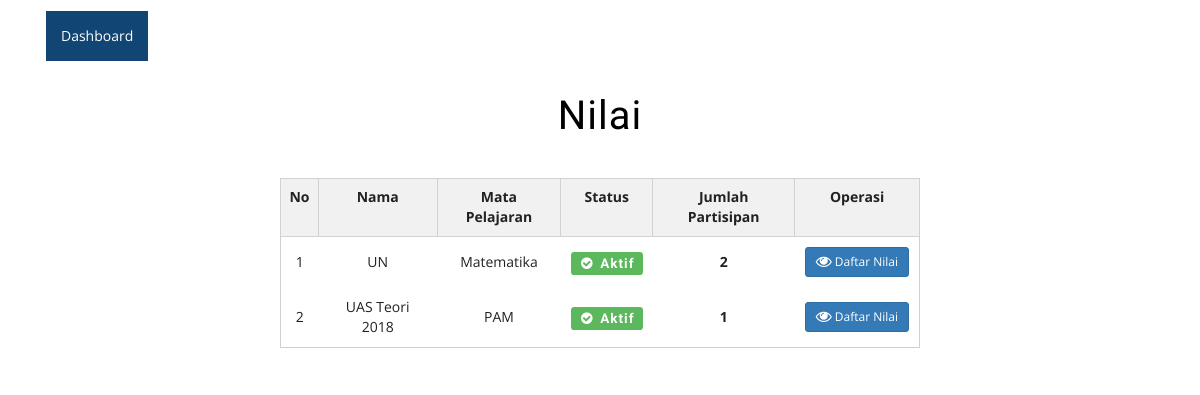
The page /daftarnilai.php (signed in) on the database as committed earlier.
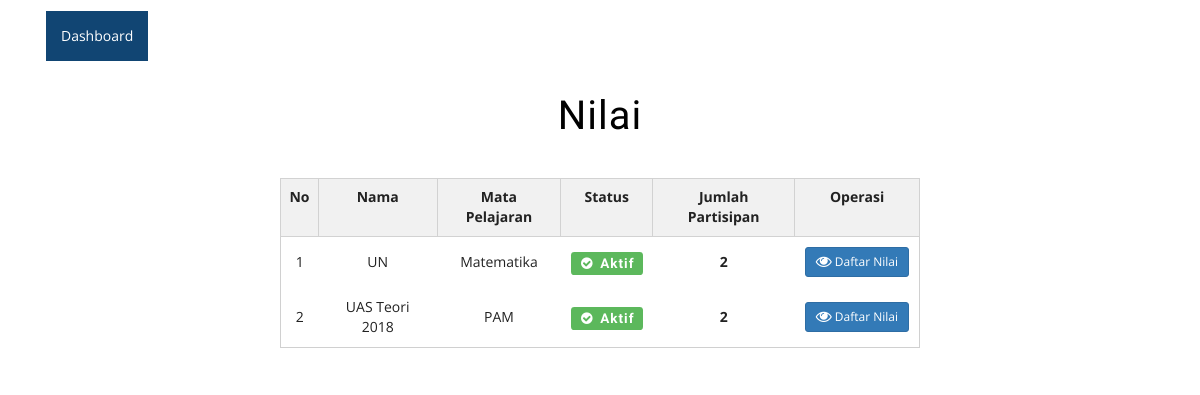
The same page on the database as committed later.
### tables this page shows
CREATE TABLE IF NOT EXISTS `ujian` (
  `id_ujian` int(11) NOT NULL,
  `nama_ujian` varchar(300) NOT NULL,
  `id_mapel` int(11) NOT NULL,
  `status` int(11) NOT NULL,
  `total` int(11) NOT NULL
);

CREATE TABLE IF NOT EXISTS `mapel` (
  `id_mapel` int(11) NOT NULL,
  `nama` varchar(50) NOT NULL
);

### daftarnilai.php (the view, shortened to what this page needs)
<?php
	include 'common/header.php';
	$query_ujian = mysql_query("SELECT * FROM ujian");
	$no = 1;
?>
<head>
</head>
<body>
<div class="check-out">
	<div class="container">
		<div class="spec" style="margin-left: 250px; margin-right: 250px;">
			<h3>Nilai</h3>
			<table class="table">
				<tr>
					<th class="t-head" width="10"><center>No</center></th>
					<th class="t-head"><center>Nama</center></th>
					<th class="t-head"><center>Mata Pelajaran</center></th>
					<th class="t-head"><center>Status</center></th>
					<th class="t-head"><center>Jumlah Partisipan</center></th>
					<th class="t-head" width="100"><center>Operasi</center></th>
		  		</tr>
		  		<?php if (mysql_num_rows($query_ujian)==0) { ?>
		  		<tr><td colspan="6" class="t-data">Tidak ada Mapel.</td></tr>
		  		<?php }else{
				  		while ($detail = mysql_fetch_array($query_ujian,MYSQL_ASSOC) ) {
				  			$id_ujian 	= $detail['id_ujian'];
				  			$id_mapel	= $detail['id_mapel'];
				  			$query_nilai 	= mysql_query("SELECT * FROM nilai WHERE id_ujian='$id_ujian'");
				  			$total			= mysql_num_rows($query_nilai);
							$query_mapel 	= mysql_query("SELECT * FROM mapel WHERE id_mapel='$id_mapel'");
				  			$data_mapel		= mysql_fetch_array($query_mapel);
				  			?>
				  		<tr class="cross">
				  			<td class="t-data"><center><?php echo $no; $no++ ?></center></td>
					 		<td class="t-data"><center><?php echo($detail['nama_ujian']) ?></center></td>
					 		<td class="t-data"><center><?php echo($data_mapel['nama']) ?></center></td>
					 		<?php if ($detail['status']=='1') { ?>
					 			<td class="t-data"><h4><label class="label label-success"><i class="fa fa-check-circle fa-fw"></i> Aktif</label></h4></td>
					 		<?php }else{  ?>
					 			<td class="t-data"><h4><label class="label label-danger"><i class="fa fa-ban fa-fw"></i> Tidak Aktif</label></h4></td>
					 		<?php }
					 			if ($total==0) { ?>
					 			<td class="t-data"><center><b>0</b></center></td>
					 		<?php } else { ?>
					 			<td class="t-data"><center><b><?php echo($total) ?></b></center></td>
					 		<?php } ?>
							<td class="t-data">
								<a class="btn btn-primary btn-sm" href="detailnilai.php?id_ujian=<?php echo($detail['id_ujian']) ?>"><i class="fa fa-eye fa-lg"></i> Daftar Nilai
								</a>
							</td>
				  		</tr>
		  		<?php }} ?>
			</table>
		 </div>
	</div>
</div>

Rows that differ between the two databases and show on the page:
changed ujian "UAS Teori 2018": total "1" → "2"
